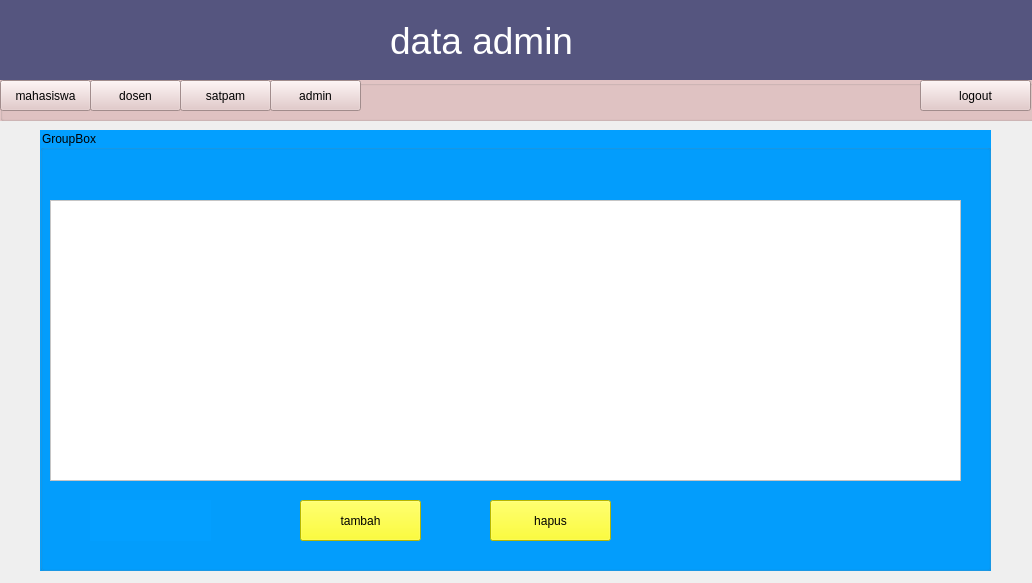
<?xml version="1.0" encoding="UTF-8"?>
<ui version="4.0">
 <class>Form</class>
 <widget class="QWidget" name="Form">
  <property name="geometry">
   <rect>
    <x>0</x>
    <y>0</y>
    <width>1032</width>
    <height>583</height>
   </rect>
  </property>
  <property name="windowTitle">
   <string>Form</string>
  </property>
  <widget class="QGroupBox" name="groupBox">
   <property name="geometry">
    <rect>
     <x>40</x>
     <y>130</y>
     <width>951</width>
     <height>441</height>
    </rect>
   </property>
   <property name="styleSheet">
    <string notr="true">background-color: rgb(3, 159, 255);</string>
   </property>
   <property name="title">
    <string>GroupBox</string>
   </property>
   <widget class="QTableView" name="tableView">
    <property name="geometry">
     <rect>
      <x>10</x>
      <y>70</y>
      <width>911</width>
      <height>281</height>
     </rect>
    </property>
    <property name="styleSheet">
     <string notr="true">background-color: rgb(255, 255, 255);</string>
    </property>
   </widget>
   <widget class="QPushButton" name="tambah">
    <property name="geometry">
     <rect>
      <x>260</x>
      <y>370</y>
      <width>121</width>
      <height>41</height>
     </rect>
    </property>
    <property name="styleSheet">
     <string notr="true">border-color: rgb(85, 0, 255);
background-color: rgb(255, 255, 0);</string>
    </property>
    <property name="text">
     <string>tambah</string>
    </property>
   </widget>
   <widget class="QPushButton" name="hapus">
    <property name="geometry">
     <rect>
      <x>450</x>
      <y>370</y>
      <width>121</width>
      <height>41</height>
     </rect>
    </property>
    <property name="styleSheet">
     <string notr="true">background-color: rgb(255, 255, 0);</string>
    </property>
    <property name="text">
     <string>hapus</string>
    </property>
   </widget>
   <widget class="QLabel" name="cek">
    <property name="geometry">
     <rect>
      <x>50</x>
      <y>370</y>
      <width>121</width>
      <height>41</height>
     </rect>
    </property>
    <property name="text">
     <string/>
    </property>
   </widget>
  </widget>
  <widget class="QLabel" name="label">
   <property name="geometry">
    <rect>
     <x>0</x>
     <y>0</y>
     <width>1051</width>
     <height>81</height>
    </rect>
   </property>
   <property name="font">
    <font>
     <family>Arial</family>
     <pointsize>28</pointsize>
    </font>
   </property>
   <property name="styleSheet">
    <string notr="true">background-color: rgb(85, 85, 127);
color: rgb(255, 255, 255);</string>
   </property>
   <property name="text">
    <string>                                      data admin</string>
   </property>
  </widget>
  <widget class="QGroupBox" name="groupBox_2">
   <property name="geometry">
    <rect>
     <x>0</x>
     <y>80</y>
     <width>1041</width>
     <height>41</height>
    </rect>
   </property>
   <property name="styleSheet">
    <string notr="true">background-color: rgb(226, 196, 196);</string>
   </property>
   <property name="title">
    <string/>
   </property>
   <widget class="QPushButton" name="mahasiswa">
    <property name="geometry">
     <rect>
      <x>0</x>
      <y>0</y>
      <width>91</width>
      <height>31</height>
     </rect>
    </property>
    <property name="text">
     <string>mahasiswa</string>
    </property>
   </widget>
   <widget class="QPushButton" name="satpam">
    <property name="geometry">
     <rect>
      <x>180</x>
      <y>0</y>
      <width>91</width>
      <height>31</height>
     </rect>
    </property>
    <property name="text">
     <string>satpam</string>
    </property>
   </widget>
   <widget class="QPushButton" name="admin">
    <property name="geometry">
     <rect>
      <x>270</x>
      <y>0</y>
      <width>91</width>
      <height>31</height>
     </rect>
    </property>
    <property name="text">
     <string>admin</string>
    </property>
   </widget>
   <widget class="QPushButton" name="logout">
    <property name="geometry">
     <rect>
      <x>920</x>
      <y>0</y>
      <width>111</width>
      <height>31</height>
     </rect>
    </property>
    <property name="text">
     <string>logout</string>
    </property>
   </widget>
   <widget class="QPushButton" name="dosen">
    <property name="geometry">
     <rect>
      <x>90</x>
      <y>0</y>
      <width>91</width>
      <height>31</height>
     </rect>
    </property>
    <property name="text">
     <string>dosen</string>
    </property>
   </widget>
  </widget>
 </widget>
 <resources/>
 <connections/>
</ui>
